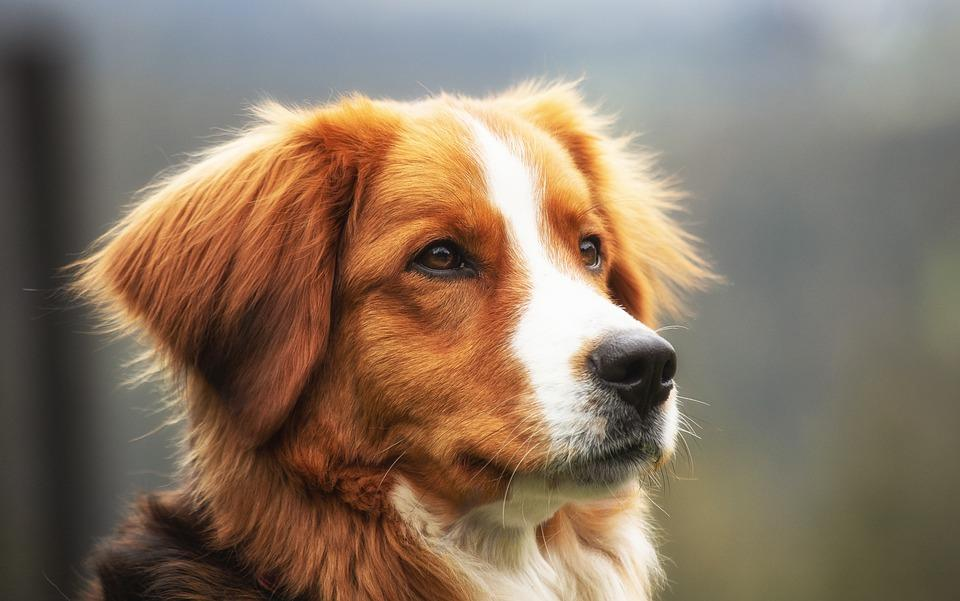
#> input picture Img.jpg, 960 x 601 px
$ python main.py
#> lines starting #> are read from the running program, lines starting #| are printed output that depends on the picture
### kernel_sharpen.py
import matplotlib.pyplot as plt
import numpy
from PIL import Image
from scipy import ndimage
'''
Is = Image.open('Sample.png');
I = Is.convert('L');
I = numpy.asarray(I);
I = I / 255.0;
'''
def kernel_1(I, Is):
    k1 = numpy.array([[0,-1,0],[-1,7,-1],[0,-1,0]])

    J1 = ndimage.convolve(I, k1, mode='constant', cval=0.0)

    plt.figure(figsize = (20,20))

    plt.subplot(3,3,1)
    plt.imshow(Is)
    plt.xlabel('Input Image')

    plt.subplot(3,3,2)
    plt.imshow(J1)
    plt.xlabel('Sharpen filter')

    return k1

### main.py
import matplotlib.pyplot as plt
import numpy
from PIL import Image
from scipy import ndimage

import kernel_sharpen
import gaussian
import kernel_MexicanHat

Is = Image.open('Img.jpg');
#> Is is the input picture: PIL image 960x601 RGB; mean R, G, B 136.4, 118.2, 100.7
I = Is.convert('L');
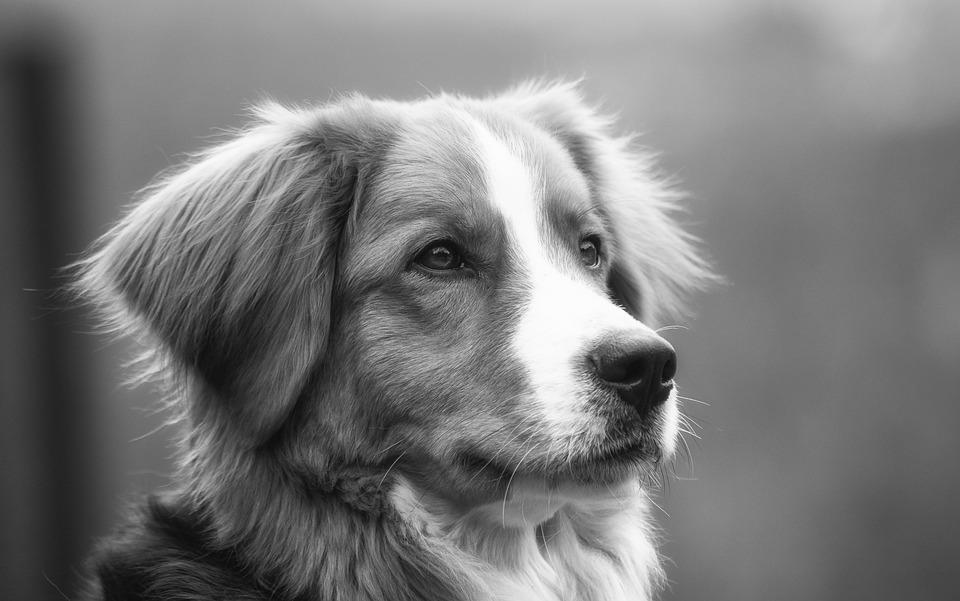
#> I: PIL image 960x601 L; min 1, max 255, mean 121.7
I = numpy.asarray(I);
I = I / 255.0;
#> I: shape (601, 960) float64

kernel_sharpen.kernel_1(I,Is);
#> in kernel_1, `J1 = ndimage.convolve(I, k1, mode='constant', cval=0.0)`:
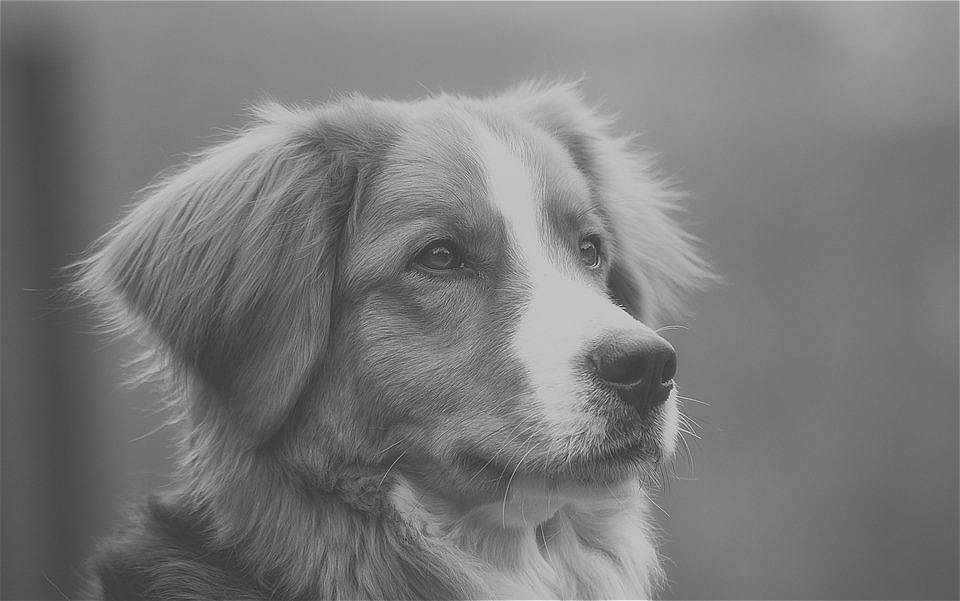
#> J1: shape (601, 960) float64; min -1.12, max 4.18, mean 1.43; drawn with min black and max white
#> (the run stopped early here; a loop or call above may not have finished)
